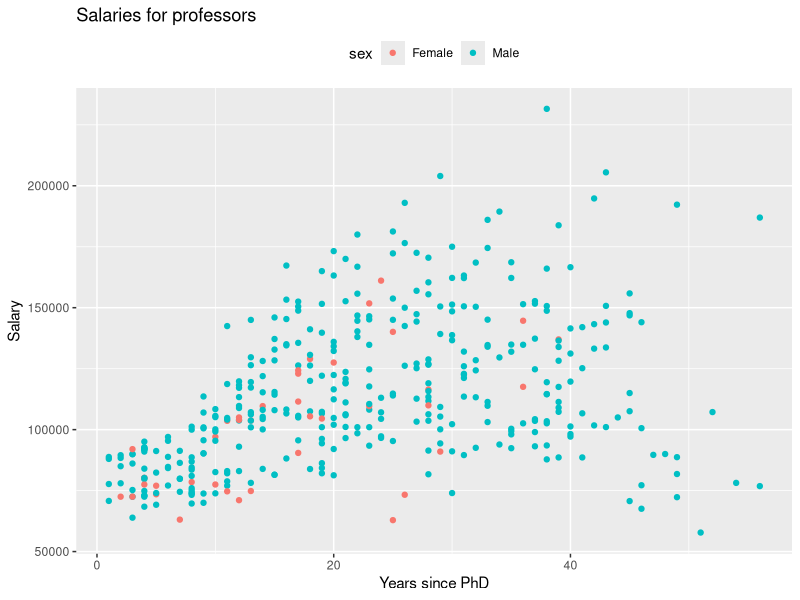
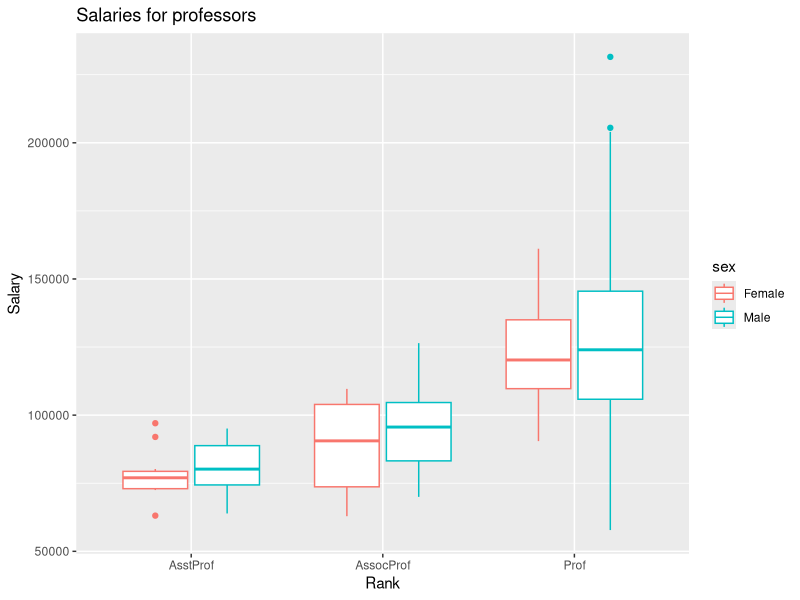
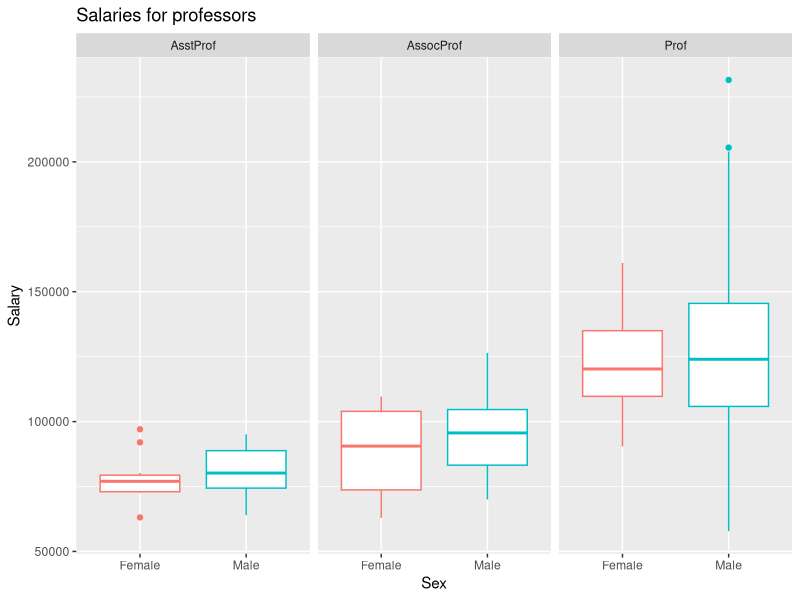
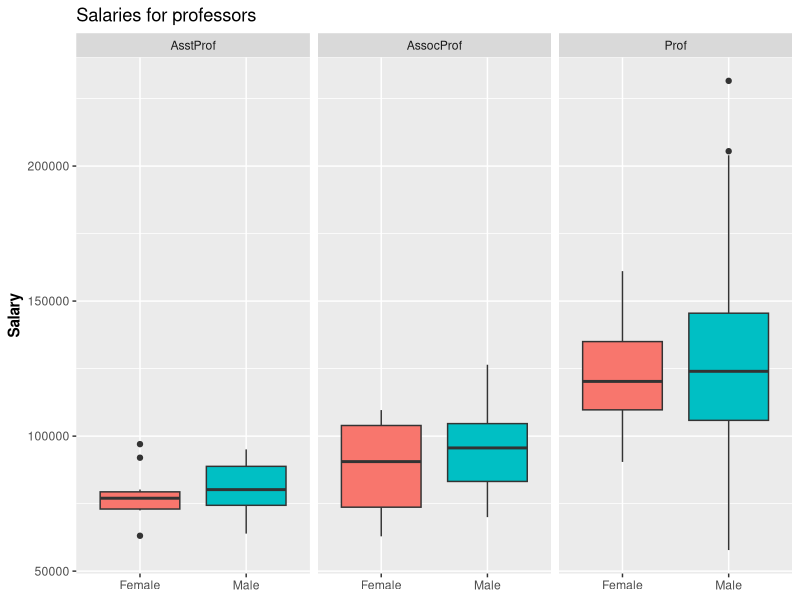
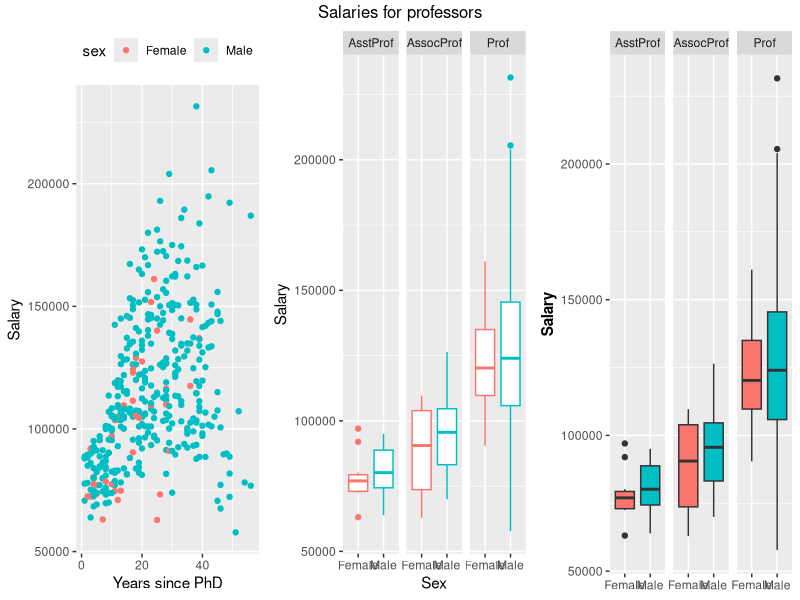

The R source for these figures, in order: (Note: this script raises an error after producing the figures.)
## ---- chunk 1
library(car)
library(dplyr)
library(tidyr)
library(ggplot2)
## ---- chunk 2
ggplot(Salaries,aes(x=yrs.since.phd,y=salary,colour=sex)) +
  geom_point() +
  labs(title="Salaries for professors",x="Years since PhD",y="Salary") +
  theme(legend.position="top")
## ---- chunk 3
ggplot(Salaries,aes(x=rank,y=salary,colour=sex)) +
  geom_boxplot() +
  labs(title="Salaries for professors",x="Rank",y="Salary")
## ---- chunk 4
ggplot(Salaries,aes(x=sex,y=salary,colour=sex)) +
  geom_boxplot() +
  labs(title="Salaries for professors", x="Sex",y="Salary") +
  facet_grid(.~rank) + 
  theme(legend.position="none")
## ---- chunk 5
ggplot(Salaries,aes(x=sex,y=salary,fill=sex)) +
  geom_boxplot() +
  labs(title="Salaries for professors", x="Sex",y="Salary") +
  facet_grid(.~rank) + 
  theme(legend.position="none",
        axis.title.y = element_text(face="bold"),
        axis.title.x = element_blank())
## ---- chunk 6
library(gridExtra)

one = ggplot(Salaries,aes(x=yrs.since.phd,y=salary,colour=sex)) +
  geom_point() +
  labs(x="Years since PhD",y="Salary") +
  theme(legend.position="top")

two = ggplot(Salaries,aes(x=sex,y=salary,colour=sex)) +
  geom_boxplot() +
  labs(x="Sex",y="Salary") +
  facet_grid(.~rank) + 
  theme(legend.position="none")

three = ggplot(Salaries,aes(x=sex,y=salary,fill=sex)) +
  geom_boxplot() +
  labs(x="Sex",y="Salary") +
  facet_grid(.~rank) + 
  theme(legend.position="none",
        axis.title.y = element_text(face="bold"),
        axis.title.x = element_blank())

grid.arrange(one, two, three,
             ncol=3,
             top="Salaries for professors")


## ---- chunk 7
qplot(Salaries,aes(x=yrs.since.phd,y=salary,colour=sex)) +
  geom_point() +
  labs(title="Salaries for professors",x="Years since PhD",y="Salary") +
  theme(legend.position="top")
